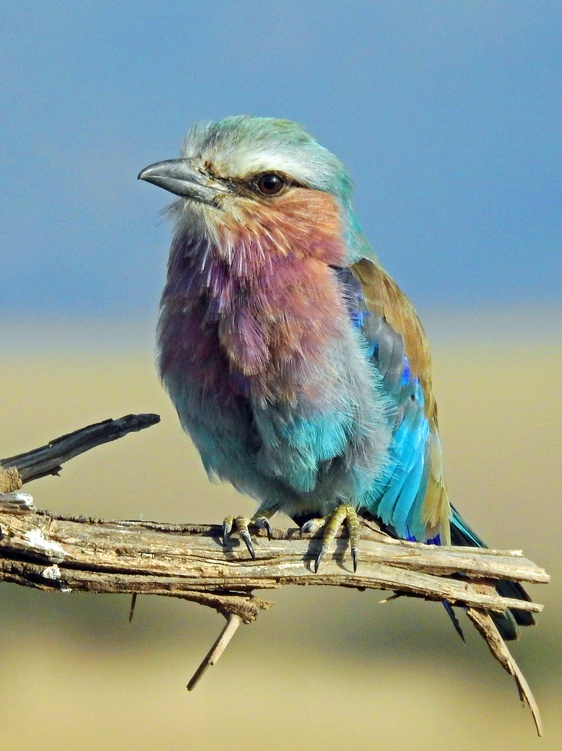
#> input picture Images/image7.jpg, 562 x 751 px, shrunk from 2588 x 3456 before the run, found by its file name
$ jupyter execute --allow-errors Ex1.ipynb
#> lines starting #> are read from the running program, lines starting #| are printed output that depends on the picture; after the words box and inside, x2 and y2 are one past the last pixel; in counts of white or black regions, pixels touching at a corner belong together
[cell 1]
# Write a python program using OpenCV library and perform
# the following with respect to an image

[cell 2]
# a. Read a gray scale image and display
import cv2
from matplotlib import pyplot as plt
path = r'/home/hansel/ip/Images/image7.jpg'
img=cv2.imread(path)
#> img is the input picture: shape (751, 562, 3); mean B, G, R 146.4, 154.2, 139.7
img2=cv2.imread(path,0)
#> img2: shape (751, 562); min 0, max 255, mean 149
plt.title("Original"),plt.imshow(img),plt.show()
plt.title("Gray SCale"),plt.imshow(img2,cmap='gray')

[cell 3]
# b. Increase and decrease the brightness and
# Save it in a drive
import cv2
from matplotlib import pyplot as plt
import os
directory='/home/hansel/ip/Images/drive1/'
try:
    os.mkdir(directory)
except Exception as e:
    print("Save in Drive")
path = r'/home/hansel/ip/Images/image7.jpg'
image = cv2.imread(path)
plt.title("Orginal")
#> (the rest of this cell did not finish here and is left out)

[cell 4]
# c. Split the image into three channel(R,G,B).
import cv2
from matplotlib import pyplot as plt
path = r'/home/hansel/ip/Images/image7.jpg'
image = cv2.imread(path)
image = cv2.resize(image,(300,400))
b,g,r = cv2.split(image)
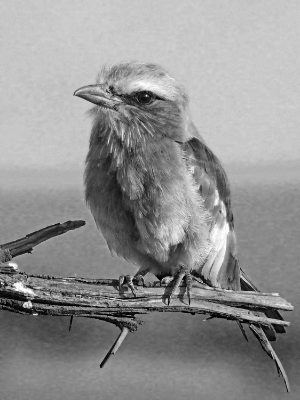
#> b: shape (400, 300); min 0, max 255, mean 146.3
cv2.imshow("Original",image)
cv2.imshow("Blue Channel",b)
cv2.imshow("Green Channel",g)
cv2.imshow("Red Channel",r)
cv2.waitKey(0)

[cell 5]
# d. Print no. of rows, columns, channels, type,
# length and datatype of image and find
# pixels and the intensity of each pixel of an
# image.
import cv2
path = r'/home/hansel/ip/Images/image7.jpg'
img1=cv2.imread(path)
print("Datatype",img1.dtype)
#| Datatype uint8
print("Length",len(img1))
#| Length 751
print("Type",type(img1))
#| Type <class 'numpy.ndarray'>
print("Pixel",str(img1.size))
#| Pixel 1266186
print("Height",str(img1.shape[0]))
#| Height 751
print("Width",str(img1.shape[1]))
#| Width 562
print("Channel",str(img1.shape[2]))
#| Channel 3

[cell 6]
# e. Display the image such that the pixels having intensity values below than 50 will  display as black and pixels having intensity values above than 150 will display as white. And the pixels between these will display as it is.

import cv2
import numpy as np
from matplotlib import pyplot as plt
path = r'/home/hansel/ip/Images/image1.jpg'
image1 = cv2.imread(path)
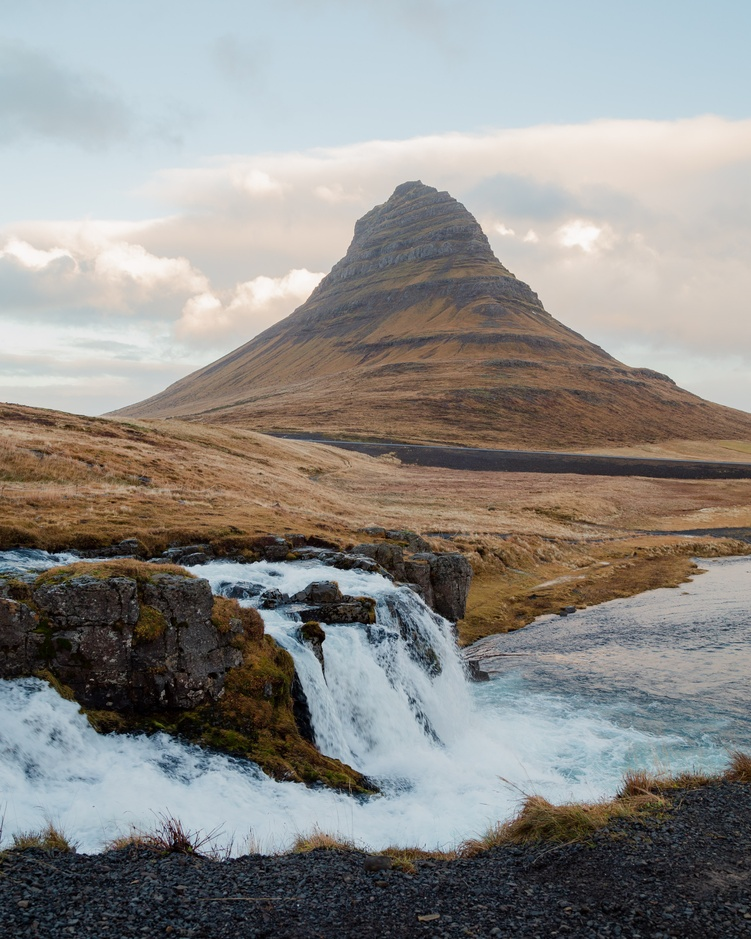
#> input picture Images/image1.jpg, 751 x 939 px, shrunk from 3458 x 4322 before the run, found by its file name
#> image1 is the input picture: shape (939, 751, 3); mean B, G, R 137.5, 140.7, 142.5
image = cv2.imread(path, cv2.IMREAD_GRAYSCALE)
#> image: shape (939, 751); min 0, max 249, mean 140.9
image = cv2.resize(image,(300,400))
#> image: shape (400, 300)
image1 = cv2.resize(image1,(300,400))
#> image1: shape (400, 300, 3)
h = image.shape[0]
#> h = 400
w = image.shape[1]
#> w = 300
plt.imshow(image1),plt.show()

for i in range (0,h):
    for j in range (0,w):
        pix = image[i,j]
        if pix > 150:
            image1[i,j] = np.array([255,255,255])
        elif pix < 50:
            image1[i,j] = np.array([0,0,0])
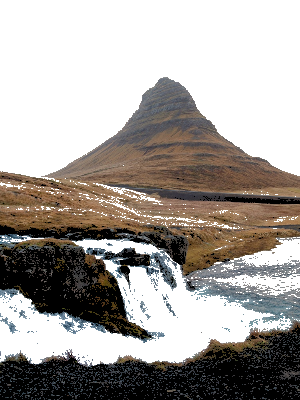
#> image1: shape (400, 300, 3); mean B, G, R 157.1, 161.6, 166.7
plt.imshow(image1)

[cell 7]
import cv2
import numpy as np
from matplotlib import pyplot as plt
path = r'/home/hansel/ip/Images/image1.jpg'
image = cv2.imread(path)
# image = cv2.resize(image,(300,400))
h = image.shape[0]
#> h = 939
w = image.shape[1]
#> w = 751
plt.imshow(image),plt.show()

for i in range (0,h):
    for j in range (0,w):
        pix = image[i,j]
        avg = sum(pix)/len(pix)
        if avg > 150:
            image[i,j] = np.array([255,255,255])
        elif avg < 50:
            image[i,j] = np.array([0,0,0])
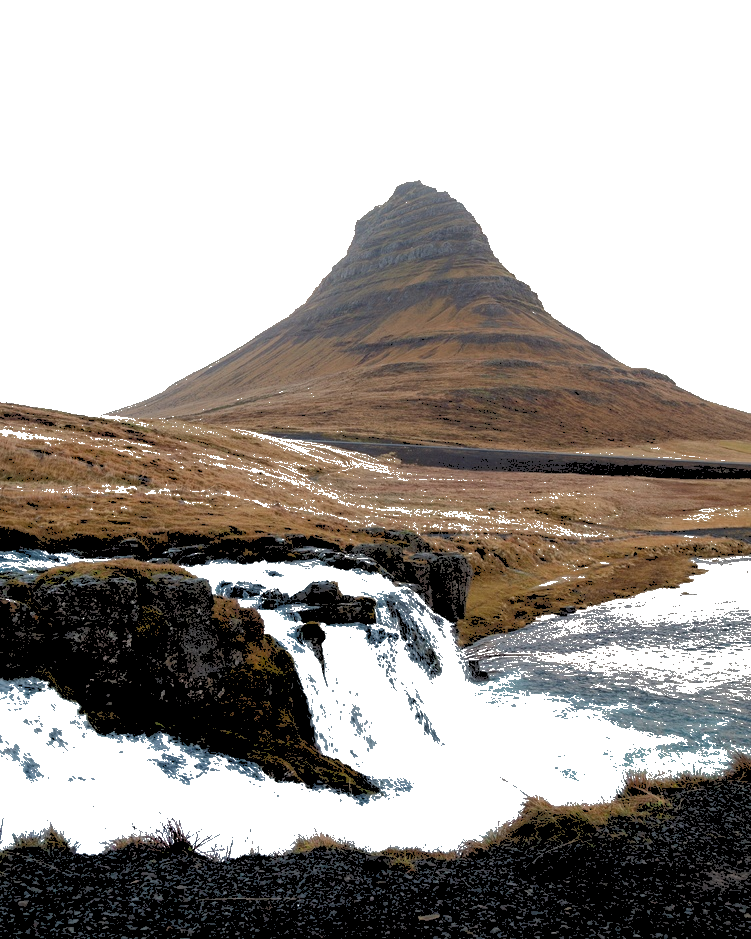
#> image: shape (939, 751, 3); mean B, G, R 157.3, 161.7, 166.8
plt.imshow(image)

[cell 8]
import cv2
import numpy as np
from matplotlib import pyplot as plt
path = r'/home/hansel/ip/Images/image7.jpg'
image = cv2.imread(path)
img = cv2.cvtColor(image, cv2.COLOR_BGR2GRAY)
#> img: shape (751, 562)
plt.imshow(img),plt.show()
ret, thresh1 = cv2.threshold(img, 150, 255,cv2.THRESH_BINARY)
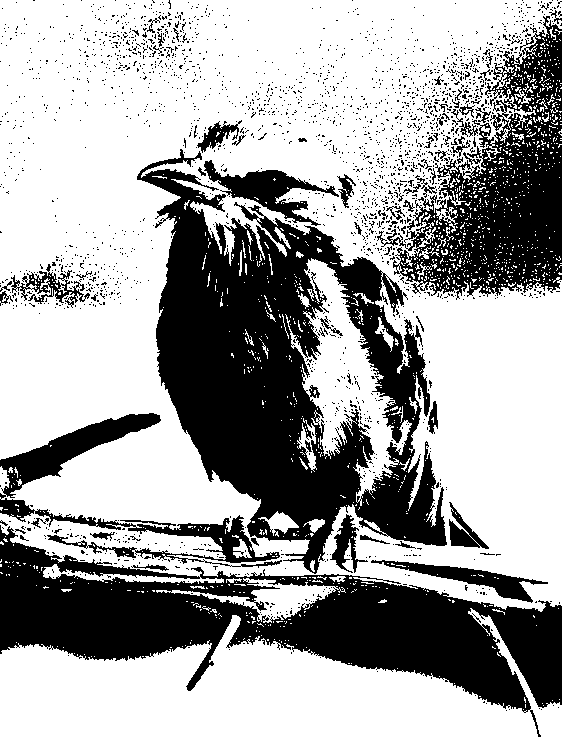
#> thresh1: shape (751, 562); 65.1% white; 2362 black regions (2294 under 20 px), largest, box (x1, y1, x2, y2) and area: (137, 149, 447, 574) 57240, (0, 525, 562, 737) 43918, (377, 16, 562, 300) 21861
ret, thresh2 = cv2.threshold(thresh1, 0, 50,cv2.THRESH_BINARY_INV)
plt.imshow(thresh2)

[cell 9]
# b. Increase and decrease the brightness and
# Save it in a drive

import cv2
import numpy as np
import os
from matplotlib import pyplot as plt
directory='/home/hansel/ip/Images/drive1/'
try:
    os.mkdir(directory)
except Exception as e:
    print("Save in Drive")
path = r'/home/hansel/ip/Images/image7.jpg'
image = cv2.imread(path)
hsv = cv2.cvtColor(image, cv2.COLOR_BGR2HSV)
#> hsv: shape (751, 562, 3); mean H, S, V 65.8, 89.2, 173.4
value=30
vValue = hsv[...,2]
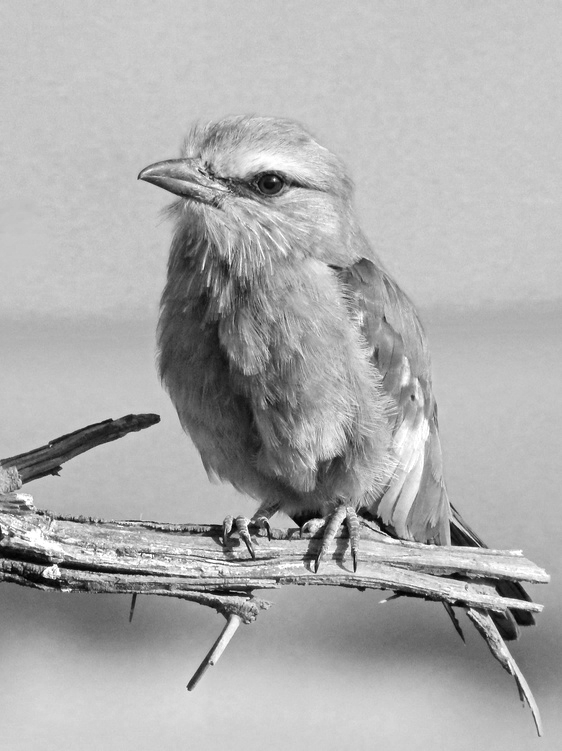
#> vValue: shape (751, 562); min 0, max 255, mean 173.4
hsv[...,2] = np.where((255-vValue)<value,255,vValue+value)
#> hsv: shape (751, 562, 3); mean H, S, V 65.8, 89.2, 203.1
plt.subplot(131),plt.title("Original"),plt.imshow(image), plt.xticks([]), plt.yticks([])
plt.subplot(132),plt.imshow(cv2.cvtColor(hsv,cv2.COLOR_HSV2RGB)),
plt.title('brightened image'), plt.xticks([]), plt.yticks([])
cv2.imwrite(directory+"file1.jpg",cv2.cvtColor(hsv,cv2.COLOR_HSV2RGB))
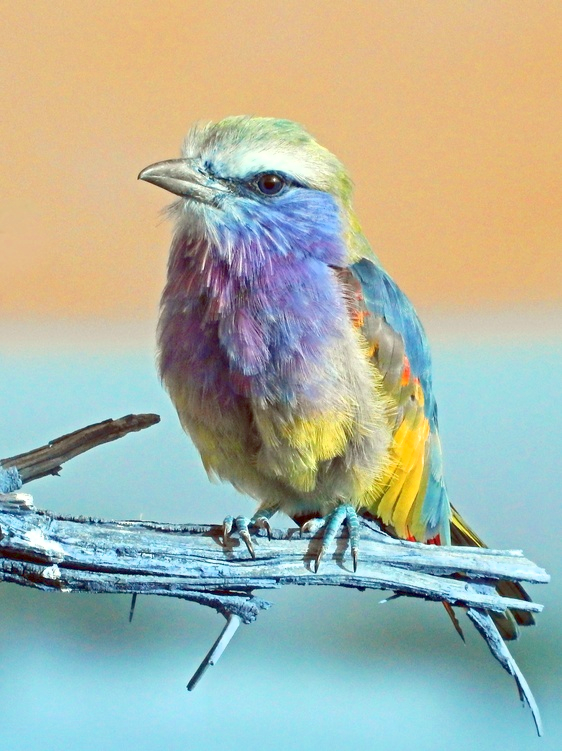
#> saved as file1.jpg: shape (751, 562, 3); mean B, G, R 163.7, 180.1, 171
value=-30
hsv = cv2.cvtColor(image, cv2.COLOR_BGR2HSV)
vValue = hsv[...,2]
hsv[...,2] = np.where((255-vValue)<value,255,vValue+value)
#> hsv: shape (751, 562, 3); mean H, S, V 65.8, 89.2, 145.6
plt.subplot(133),plt.imshow(cv2.cvtColor(hsv,cv2.COLOR_HSV2RGB)),
plt.title('Decreased brightness'), plt.xticks([]), plt.yticks([])
plt.show()
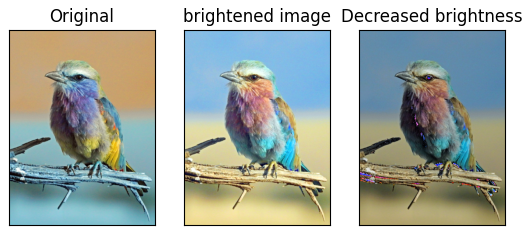
#> figure drawn by matplotlib, 3 panels; B, G, R data is drawn as R, G, B
cv2.imwrite(directory+"file2.jpg",cv2.cvtColor(hsv,cv2.COLOR_HSV2RGB))
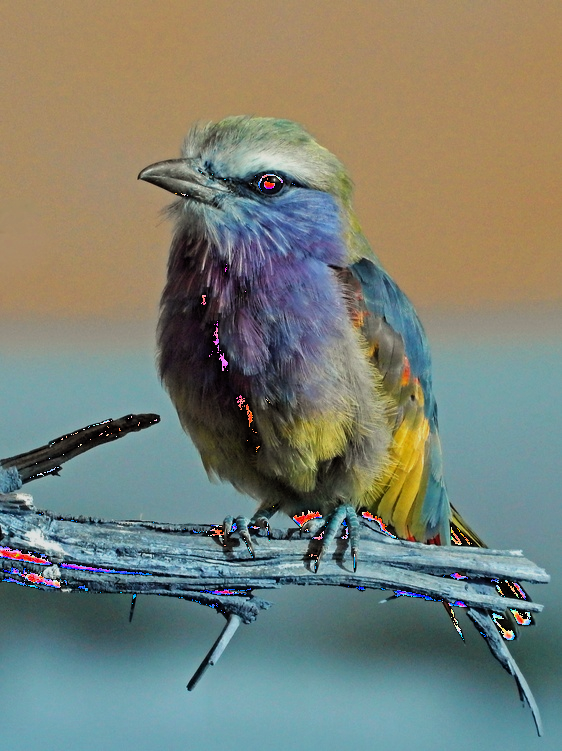
#> saved as file2.jpg: shape (751, 562, 3); mean B, G, R 116.6, 128.4, 122.6
cv2.waitKey(0)

[cell 10]
# e. Display the image such that the pixels having intensity values below than 50 will  display as black and pixels having intensity values above than 150 will display as white. And the pixels between these will display as it is.

import cv2
import numpy as np
from matplotlib import pyplot as plt
path = r'/home/hansel/ip/Images/image1.jpg'
image = cv2.imread(path, cv2.IMREAD_GRAYSCALE)
image = cv2.resize(image,(300,400))
h = image.shape[0]
#> h = 400
w = image.shape[1]
#> w = 300
plt.subplot(121),plt.title("Original"),plt.imshow(image,cmap="gray"), plt.xticks([]), plt.yticks([])
for i in range (0,h):
    for j in range (0,w):
        pix = image[i,j]
        if pix > 150:
            image[i,j] = np.array([255])
        elif pix < 50:
            image[i,j] = np.array([0])
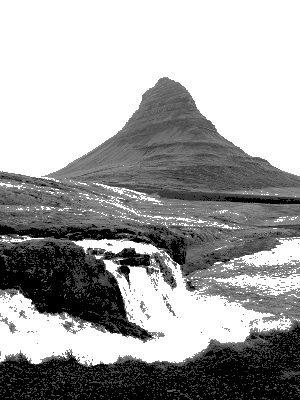
#> image: shape (400, 300); min 0, max 255, mean 162.6
plt.subplot(122),plt.title("Converted"),plt.imshow(image,cmap="gray"), plt.xticks([]), plt.yticks([])
